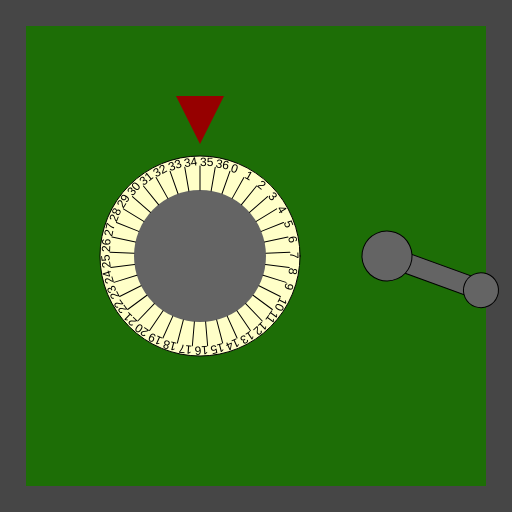
Frame 1 (no input)
Frame 60 (no input): identical to frame 1, image omitted
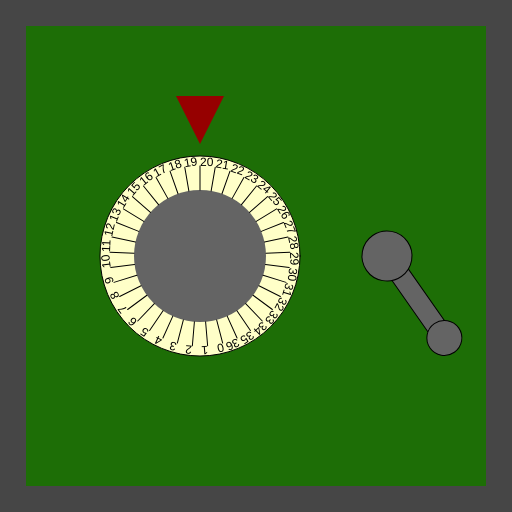
Frame 120 (the mouse pressed at the canvas centre since frame 60)

The p5.js sketch that drew these frames (run headless with seeded random() and noise() and a simulated clock; from frame 60 on, the mouse is pressed at the canvas centre):

// p5.js sketch
// ── sketch.js
/*

Officer: 1450836
CaseNum: 303-0-78368091-1450836

Case 303 - The Case of the Crooked Attorney
Stage 1 - Torvalds' Office

District Attorney Torvalds is well respected in Console City as an upstanding citizen and
enforcer of the law. Of course he’s as crooked as they come. I’ve had enough of having our
hard work at Sleuth and Co undermined by his bribes and back-payments. Let’s take take this
sucker down. I happen to know that Torvalds keeps his incriminating documents spread amongst
several safes in town. I’ll need you to bend the rules a little by breaking into them and
retrieving the incriminating evidence.

The first safe is in Torvald’s office. Crack it by doing the following:

	When any key is released:
	- Make Secure_Locker_Comb_A equal to 34

	Whilst the mouse is moving:
	- Make Secure_Locker_Comb_A equal to 35

	When the mouse button is released:
	- Make Secure_Locker_Comb_A equal to 23

	When the mouse button is pressed:
	- Make Secure_Locker_Comb_A equal to 20

	Whilst the mouse is moving:
	- Make Secure_Locker_Comb_B equal to 70

	When the mouse button is pressed:
	- Make Secure_Locker_Comb_B equal to 35

	When any key is released:
	- Make Secure_Locker_Comb_B equal to 51

	Whilst the mouse is being dragged:
	- Make Secure_Locker_Comb_B equal to 2



There are many possible ways of investigating this case, but you
should use ONLY the following commands:

	- The assignment operator aka. the equals sign !

*/

//declare the variables

var Secure_Locker_Comb_A;
var Secure_Locker_Comb_B;


function preload()
{
	//IMAGES WILL BE LOADED HERE
	

}

function setup()
{
	createCanvas(512,512);

	//initialise the variables
	Secure_Locker_Comb_A = 0;
	Secure_Locker_Comb_B = 0;

}

///////////////////EVENT HANDLERS///////////////////

//Add your code to these events to open the safe ...

function mouseMoved()
{
	console.log("mouseMoved", mouseX, mouseY);
	Secure_Locker_Comb_A = 35;
	Secure_Locker_Comb_B = 70;
}

function mouseDragged()
{
	console.log("mouseDragged", mouseX, mouseY);
	Secure_Locker_Comb_B = 2;
}

function mousePressed()
{
	console.log("mousePressed");
	Secure_Locker_Comb_A = 20;
	Secure_Locker_Comb_B = 35;
}

function mouseReleased()
{
	console.log("mouseReleased");
	Secure_Locker_Comb_A = 23;

}

function keyPressed()
{
	console.log("keyPressed", key);

}

function keyReleased()
{
	console.log("keyReleased", key);
	Secure_Locker_Comb_A = 34;
	Secure_Locker_Comb_B = 51;
}

///////////////DO NOT CHANGE CODE BELOW THIS POINT///////////////////

function draw()
{


	//Draw the safe door
	background(70);
	noStroke();
	fill(29,110,6);
	rect(26,26,width-52,width-52);

	//Draw the combination dial
	push();
	translate(200,height/2);
	drawDial(200, Secure_Locker_Comb_A, 37);
	pop();

	//Draw the lever
	push();
	translate(width - 125,256);
	drawLever(Secure_Locker_Comb_B);
	pop();

}

function drawDial(diameter,num,maxNum)
{
	//the combination lock

	var r = diameter * 0.5;
	var p = r * 0.6;

	stroke(0);
	fill(255,255,200);
	ellipse(0,0,diameter,diameter);
	fill(100);
	noStroke();
	ellipse(0,0,diameter*0.66,diameter*0.66);
	fill(150,0,0);
	triangle(
		-p * 0.4,-r-p,
		p * 0.4,-r-p,
		0,-r-p/5
	);

	noStroke();

	push();
	var inc = 360/maxNum;

	rotate(radians(-num * inc));
	for(var i = 0; i < maxNum; i++)
	{
		push();
		rotate(radians(i * inc));
		stroke(0);
		line(0,-r*0.66,0,-(r-10));
		noStroke();
		fill(0);
		text(i,0,-(r-10));
		pop();
	}

	pop();
}

function drawLever(rot)
{
	push();
	rotate(radians(-rot))
	stroke(0);
	fill(100);
	rect(-10,0,20,100);
	ellipse(0,0,50,50);
	ellipse(0,100,35,35);
	pop();
}
